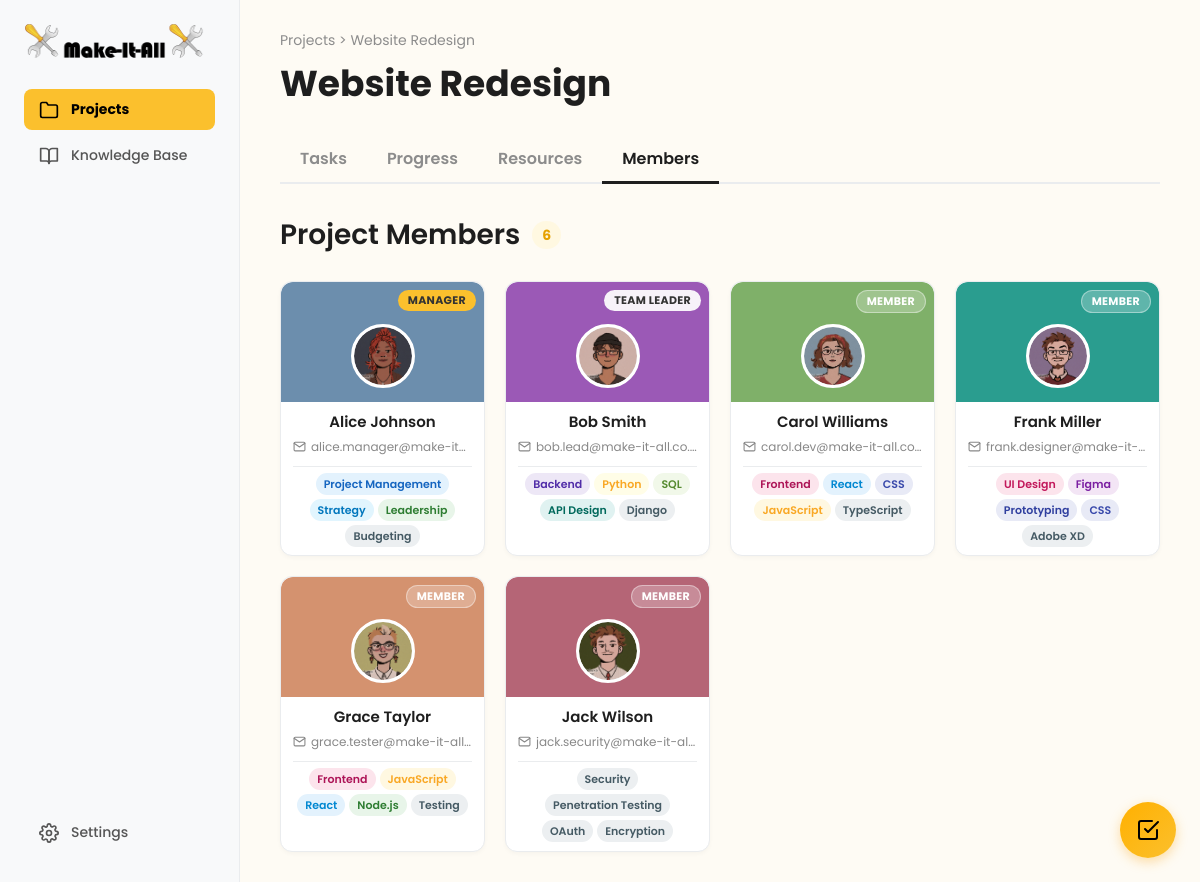
The app's page /user/project/project-members.php?project_id=1 (signed in) with its own data.
### tables this page shows
CREATE TABLE projects (
    project_id INT AUTO_INCREMENT PRIMARY KEY,
    project_name VARCHAR(255) NOT NULL,
    description TEXT,
    created_by INT NOT NULL COMMENT 'Manager who created the project',
    team_leader_id INT NULL COMMENT 'Assigned team leader',
    start_date DATE NOT NULL,
    deadline DATE NOT NULL,
    estimated_completion_date DATE NULL COMMENT 'Calculated based on velocity',
    completed_date DATE NULL,
    status ENUM('planning', 'active', 'on_hold', 'completed', 'archived') DEFAULT 'active',
    priority ENUM('low', 'medium', 'high') DEFAULT 'medium',
    completion_percentage DECIMAL(5,2) DEFAULT 0.00,
    overdue_tasks_count INT DEFAULT 0,
    resource_level ENUM('sufficient', 'tight', 'under_resourced') DEFAULT 'sufficient',
    created_at TIMESTAMP DEFAULT CURRENT_TIMESTAMP,
    updated_at TIMESTAMP DEFAULT CURRENT_TIMESTAMP ON UPDATE CURRENT_TIMESTAMP,
    archived_at TIMESTAMP NULL,
    FOREIGN KEY (created_by) REFERENCES users(user_id) ON DELETE RESTRICT,
    FOREIGN KEY (team_leader_id) REFERENCES users(user_id) ON DELETE SET NULL,
    INDEX idx_status (status),
    INDEX idx_created_by (created_by),
    INDEX idx_team_leader (team_leader_id),
    INDEX idx_deadline (deadline),
    INDEX idx_priority (priority)
);

CREATE TABLE users (
    user_id INT AUTO_INCREMENT PRIMARY KEY,
    email VARCHAR(255) NOT NULL UNIQUE,
    password_hash VARCHAR(255) NULL COMMENT 'NULL for non-registered employees',
    is_registered BOOLEAN DEFAULT FALSE,
    first_name VARCHAR(100) NOT NULL,
    last_name VARCHAR(100) NOT NULL,
    profile_picture VARCHAR(255) DEFAULT '/default-avatar.png',
    role ENUM('manager', 'team_leader', 'team_member', 'technical_specialist') NOT NULL DEFAULT 'team_member',
    department VARCHAR(100),
    specialties TEXT COMMENT 'JSON array: ["Frontend", "React", "UX Design"]',
    manager_id INT NULL COMMENT 'Self-referencing FK - who manages this user',
    is_active BOOLEAN DEFAULT TRUE,
    last_login TIMESTAMP NULL,
    created_at TIMESTAMP DEFAULT CURRENT_TIMESTAMP,
    updated_at TIMESTAMP DEFAULT CURRENT_TIMESTAMP ON UPDATE CURRENT_TIMESTAMP,
    FOREIGN KEY (manager_id) REFERENCES users(user_id) ON DELETE SET NULL,
    INDEX idx_email (email),
    INDEX idx_role (role),
    INDEX idx_manager (manager_id),
    INDEX idx_is_registered (is_registered),
    INDEX idx_is_active (is_active)
);

CREATE TABLE project_members (
    project_member_id INT AUTO_INCREMENT PRIMARY KEY,
    project_id INT NOT NULL,
    user_id INT NOT NULL,
    project_role ENUM('team_leader', 'member') DEFAULT 'member',
    joined_at TIMESTAMP DEFAULT CURRENT_TIMESTAMP,
    left_at TIMESTAMP NULL COMMENT 'Soft delete - set when member leaves project',
    FOREIGN KEY (project_id) REFERENCES projects(project_id) ON DELETE CASCADE,
    FOREIGN KEY (user_id) REFERENCES users(user_id) ON DELETE CASCADE,
    UNIQUE KEY unique_project_user (project_id, user_id),
    INDEX idx_project (project_id),
    INDEX idx_user (user_id),
    INDEX idx_left_at (left_at)
);

### actions/guard_project_access.php (called while the page is built, shortened)
<?php
function guardProjectAccess(PDO $db, int $projectId, int $userId): array
{
    $stmt = $db->prepare("
        SELECT
            p.project_id,
            p.project_name,
            p.description,
            p.status,
            p.deadline,
            p.team_leader_id,
            p.created_by,
            CASE WHEN p.team_leader_id = :uid THEN 1 ELSE 0 END AS is_team_leader,
            CASE WHEN pm.user_id IS NOT NULL THEN 1 ELSE 0 END AS is_member
        FROM projects p
        LEFT JOIN project_members pm
            ON pm.project_id = p.project_id
           AND pm.user_id = :uid
           AND pm.left_at IS NULL
        WHERE p.project_id = :pid
          AND (
              p.created_by = :uid
              OR p.team_leader_id = :uid
              OR pm.user_id IS NOT NULL
          )
        LIMIT 1
    ");
    $stmt->execute([':pid' => $projectId, ':uid' => $userId]);
    $project = $stmt->fetch(PDO::FETCH_ASSOC);
    $roleLower = strtolower((string)($_SESSION['role'] ?? ''));
    $isManager = ($roleLower === 'manager');
    $isTeamLeaderOfThisProject = ((int)$project['is_team_leader'] === 1);
    $canManageProject = $isManager || $isTeamLeaderOfThisProject;
    $canCloseProject = $isManager;
    return [
        'project' => $project,
        'isManager' => $isManager,
        'isTeamLeaderOfThisProject' => $isTeamLeaderOfThisProject,
        'canManageProject' => $canManageProject,
        'canCloseProject' => $canCloseProject,
    ];
}

### user/project/project-members.php (the view, shortened to what this page needs)
<?php
require_once __DIR__ . "/../../actions/guard_project_access.php";
$projectId = $_SESSION['current_project_id'] ?? null;
$userId = (int) $_SESSION['user_id'];
$database = new Database();
$pdo = $database->getConnection();
$access = guardProjectAccess($pdo, (int) $projectId, $userId);
$project = $access['project'];
$isManager = $access['isManager'];
$bannerColors = [
    '#5B9BD5', '#7FB069', '#9B59B6', '#D4926F', '#45B7B8',
    '#6C8EAD', '#2A9D8F', '#B56576', '#52796F', '#7D8FA0',
];
$specialtyClassMap = [
    'Project Management' => 'spec-project-management',
    'Strategy'           => 'spec-strategy',
    'Leadership'         => 'spec-leadership',
    'Backend'            => 'spec-backend',
    'Python'             => 'spec-python',
    'SQL'                => 'spec-sql',
    'API Design'         => 'spec-api-design',
    'Frontend'           => 'spec-frontend',
    'React'              => 'spec-react',
    'CSS'                => 'spec-css',
    'JavaScript'         => 'spec-javascript',
    'Node.js'            => 'spec-node-js',
    'MongoDB'            => 'spec-mongodb',
    'DevOps'             => 'spec-devops',
    'AWS'                => 'spec-aws',
    'Docker'             => 'spec-docker',
    'CI/CD'              => 'spec-ci-cd',
    'UI Design'          => 'spec-ui-design',
    'Figma'              => 'spec-figma',
    'Prototyping'        => 'spec-prototyping',
];
$stmt = $pdo->prepare("
    SELECT
        u.user_id, u.first_name, u.last_name, u.email,
        u.profile_picture, u.specialties, u.role AS system_role,
        pm.project_role
    FROM project_members pm
    INNER JOIN users u ON u.user_id = pm.user_id
    WHERE pm.project_id = :pid AND pm.left_at IS NULL
    ORDER BY
        CASE pm.project_role
            WHEN 'team_leader' THEN 1
            ELSE 2
        END,
        u.first_name ASC
");
$stmt->execute([':pid' => $projectId]);
$members = $stmt->fetchAll(PDO::FETCH_ASSOC);
$managerId = (int) $project['created_by'];
$teamLeaderId = (int) $project['team_leader_id'];
$managerInList = false;
if (!$managerInList) {
    $stmt = $pdo->prepare("
        SELECT user_id, first_name, last_name, email, profile_picture, specialties, role AS system_role
        FROM users WHERE user_id = :uid
    ");
    $stmt->execute([':uid' => $managerId]);
    $manager = $stmt->fetch(PDO::FETCH_ASSOC);
    if ($manager) {
        $manager['project_role'] = 'manager';
        array_unshift($members, $manager);
    }
}
$memberCount = count($members);
function getMemberColor($uid, $bannerColors, &$colorMap) {
    $color = $bannerColors[array_rand($bannerColors)];
    return $color;
}
?>
<!DOCTYPE html>
<html lang="en">
<head>
    <link rel="stylesheet" href="../dashboard.css">
    <link rel="stylesheet" href="progress.css">
    <link rel="stylesheet" href="project-members.css">
</head>
<body id="project-members-page">
<?php include '../to-do/todo_widget.php'; ?>
<div class="dashboard-container">
    <nav class="sidebar">
        <div class="nav-top">
            <div class="logo-container">
                <img src="../logo.png" alt="Make-It-All Logo" class="logo-icon">
            </div>
            <ul class="nav-main">
                <li class="active-parent">
                    <a href="projects-overview.php"><i data-feather="folder"></i>Projects</a>
                </li>
                <li><a href="../knowledge-base/knowledge-base.html"><i data-feather="book-open"></i>Knowledge Base</a></li>
            </ul>
        </div>
        <div class="nav-footer">
            <ul>
                <li><a href="../settings.php"><i data-feather="settings"></i>Settings</a></li>
            </ul>
        </div>
    </nav>
    <main class="main-content">
        <header class="project-header">
            <div class="project-header-top">
                <div class="breadcrumbs-title">
                    <p class="breadcrumbs"><a href="projects-overview.php">Projects</a> > <span id="project-name-breadcrumb"><?= htmlspecialchars($project['project_name']) ?></span></p>
                    <h1 id="project-name-header"><?= htmlspecialchars($project['project_name']) ?></h1>
                </div>
            </div>
            <nav class="project-nav" id="project-nav-links">
                <a href="#">Tasks</a>
                <a href="#">Progress</a>
                <a href="#">Resources</a>
                <a href="#" class="active">Members</a>
            </nav>
        </header>
        <div class="members-content">
            <div class="members-header">
                <h2>
                    Project Members
                    <span class="members-count-badge" id="members-count"><?= $memberCount ?></span>
                </h2>
            </div>
            <div class="members-grid" id="members-grid">
                <?php foreach ($members as $member): ?>
                    <?php
                        $uid = (int) $member['user_id'];
                        $fullName = htmlspecialchars($member['first_name'] . ' ' . $member['last_name']);
                        $email = htmlspecialchars($member['email']);
                        $profilePic = htmlspecialchars($member['profile_picture']);
                        $bannerColor = getMemberColor($uid, $bannerColors, $_SESSION['employee_colors']);
                        $displayRole = 'Member';
                        $roleClass = 'role-member';
                        if ($uid === $managerId) {
                            $displayRole = 'Manager';
                            $roleClass = 'role-manager';
                        } elseif ($uid === $teamLeaderId || $member['project_role'] === 'team_leader') {
                            $displayRole = 'Team Leader';
                            $roleClass = 'role-team-leader';
                        }
                        $specialties = [];
                        if (!empty($member['specialties'])) {
                            $specialties = json_decode($member['specialties'], true)
                                ?? explode(',', $member['specialties']);
                            $specialties = array_map('trim', $specialties);
                        }
                        $isClickable = $isManager && $uid !== $userId;
                        $cardClasses = 'member-card' . ($isClickable ? ' clickable' : '');
                    ?>
                    <div class="<?= $cardClasses ?>" data-user-id="<?= $uid ?>"<?php if ($isClickable): ?> data-profile-url="../employees/employee-profile.php?id=<?= $uid ?>"<?php endif; ?>>
                        <div class="member-card-top" style="background-color: <?= htmlspecialchars($bannerColor) ?>;">
                            <span class="member-role-badge <?= $roleClass ?>"><?= $displayRole ?></span>
                            <div class="member-avatar">
                                <img src="<?= $profilePic ?>" alt="<?= $fullName ?>">
                            </div>
                        </div>
                        <div class="member-card-body">
                            <h4 class="member-name"><?= $fullName ?></h4>
                            <p class="member-email">
                                <i data-feather="mail"></i>
                                <span><?= $email ?></span>
                            </p>
                            <?php if (!empty($specialties)): ?>
                                <div class="member-specialties">
                                    <?php foreach ($specialties as $skill): ?>
                                        <?php $skillClass = $specialtyClassMap[trim($skill)] ?? 'spec-default'; ?>
                                        <span class="specialty-pill <?= $skillClass ?>">
                                            <?= htmlspecialchars(trim($skill)) ?>
                                        </span>
                                    <?php endforeach; ?>
                                </div>
                            <?php endif; ?>
                        </div>
                    </div>
                <?php endforeach; ?>
            </div>
        </div>
    </main>
</div>
</body>
</html>

### user/dashboard.css (style rules this page uses)
html, body { height: 100%; }
body { background: #FEFBF4; font-family: 'Poppins', sans-serif; margin: 0; height: 100vh; color: #1E1E1E; overflow: hidden; }
* { box-sizing: border-box; }
a { color: #1E1E1E; transition: color 0.2s ease; }
.dashboard-container { display: flex; width: 100%; height: 100vh; }
.sidebar { width: 240px; flex-shrink: 0; background: #F8F9FA; padding: 24px; display: flex; flex-direction: column; justify-content: space-between; border-right: 1px solid #EAECEE; }
.logo-container { display: flex; align-items: center; gap: 8px; font-size: 20px; font-weight: 700; margin-bottom: 30px; }
.logo-icon { width: 180px; height: 35px; }
.sidebar ul { list-style: none; padding: 0; margin: 0; }
.sidebar ul a { display: flex; align-items: center; gap: 12px; padding: 10px 15px; text-decoration: none; color: #555; font-weight: 500; border-radius: 8px; margin-bottom: 5px; font-size: 14px; }
.sidebar ul a svg { width: 20px; height: 20px; }
.sidebar ul.nav-main>li.active-parent>a { background: #FBC02D; color: black; font-weight: 700; }
.main-content { flex: 1; padding: 0; display: flex; flex-direction: column; min-height: 0; overflow-y: auto; height: 100vh; }
.project-header { display: flex; flex-direction: column; padding: 30px 40px 0 40px; flex-shrink: 0; }
.project-header-top { display: flex; justify-content: space-between; align-items: center; width: 100%; }
.breadcrumbs-title { display: flex; flex-direction: column; }
.breadcrumbs { font-size: 14px; color: #8C8C8C; margin: 0; }
.breadcrumbs a { color: #8C8C8C; text-decoration: none; transition: color 0.2s ease; }
.project-header h1 { font-size: 36px; font-weight: 700; margin: 5px 0 10px 0; }
.project-nav { display: flex; border-bottom: 2px solid #EAECEE; margin-top: 15px; }
.project-nav a { padding: 10px 20px; text-decoration: none; color: #8C8C8C; font-weight: 600; font-size: 16px; margin-bottom: -2px; border-bottom: 3px solid transparent; }
.project-nav a.active { color: #1E1E1E; border-bottom-color: #1E1E1E; }

### records on screen
projects: project_name "Website Redesign"
users: displayRole "MANAGER", profile_picture (picture), fullName "Alice Johnson", email "alice.manager@make-it…", specialties "Project Management", specialties "Strategy", specialties "Leadership", specialties "Budgeting"
project_members: displayRole "TEAM LEADER", user.profile_picture (picture), user.last_name "Bob Smith", user.email "bob.lead@make-it-all.co.…", user.specialties "Backend", user.specialties "Python", user.specialties "SQL", user.specialties "API Design", user.specialties "Django"
project_members: displayRole "MEMBER", user.profile_picture (picture), user.last_name "Carol Williams", user.email "carol.dev@make-it-all.co…", user.specialties "Frontend", user.specialties "React", user.specialties "CSS", user.specialties "JavaScript", user.specialties "TypeScript"
project_members: displayRole "MEMBER", user.profile_picture (picture), user.last_name "Frank Miller", user.email "frank.designer@make-it-…", user.specialties "UI Design", user.specialties "Figma", user.specialties "Prototyping", user.specialties "CSS", user.specialties "Adobe XD"
project_members: displayRole "MEMBER", user.profile_picture (picture), user.last_name "Grace Taylor", user.email "grace.tester@make-it-all…", user.specialties "Frontend", user.specialties "JavaScript", user.specialties "React", user.specialties "Node.js", user.specialties "Testing"
project_members: displayRole "MEMBER", user.profile_picture (picture), user.last_name "Jack Wilson", user.email "jack.security@make-it-al…", user.specialties "Security", user.specialties "Penetration Testing", user.specialties "OAuth", user.specialties "Encryption"

### other values on screen
$memberCount "6"
